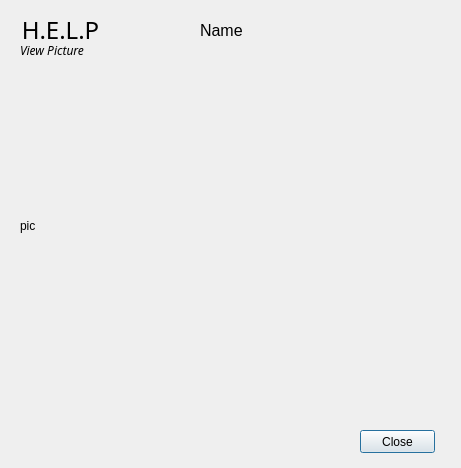
<?xml version="1.0" encoding="UTF-8"?>
<ui version="4.0">
 <class>viewPic</class>
 <widget class="QDialog" name="viewPic">
  <property name="geometry">
   <rect>
    <x>0</x>
    <y>0</y>
    <width>461</width>
    <height>468</height>
   </rect>
  </property>
  <property name="windowTitle">
   <string>Dialog</string>
  </property>
  <widget class="QLabel" name="pic">
   <property name="geometry">
    <rect>
     <x>20</x>
     <y>70</y>
     <width>411</width>
     <height>311</height>
    </rect>
   </property>
   <property name="text">
    <string>pic</string>
   </property>
  </widget>
  <widget class="QLabel" name="name">
   <property name="geometry">
    <rect>
     <x>200</x>
     <y>10</y>
     <width>201</width>
     <height>41</height>
    </rect>
   </property>
   <property name="font">
    <font>
     <pointsize>12</pointsize>
    </font>
   </property>
   <property name="text">
    <string>Name</string>
   </property>
   <property name="wordWrap">
    <bool>true</bool>
   </property>
  </widget>
  <widget class="QLabel" name="label_2">
   <property name="geometry">
    <rect>
     <x>10</x>
     <y>10</y>
     <width>101</width>
     <height>41</height>
    </rect>
   </property>
   <property name="font">
    <font>
     <family>Showcard Gothic</family>
     <pointsize>18</pointsize>
     <underline>false</underline>
    </font>
   </property>
   <property name="text">
    <string>H.E.L.P</string>
   </property>
   <property name="textFormat">
    <enum>Qt::RichText</enum>
   </property>
   <property name="alignment">
    <set>Qt::AlignCenter</set>
   </property>
   <property name="wordWrap">
    <bool>false</bool>
   </property>
  </widget>
  <widget class="QLabel" name="label_11">
   <property name="geometry">
    <rect>
     <x>20</x>
     <y>40</y>
     <width>91</width>
     <height>21</height>
    </rect>
   </property>
   <property name="font">
    <font>
     <family>Lucida Sans</family>
     <italic>true</italic>
    </font>
   </property>
   <property name="text">
    <string>View Picture</string>
   </property>
  </widget>
  <widget class="QPushButton" name="close">
   <property name="geometry">
    <rect>
     <x>360</x>
     <y>430</y>
     <width>75</width>
     <height>23</height>
    </rect>
   </property>
   <property name="text">
    <string>Close</string>
   </property>
  </widget>
 </widget>
 <resources/>
 <connections/>
</ui>
